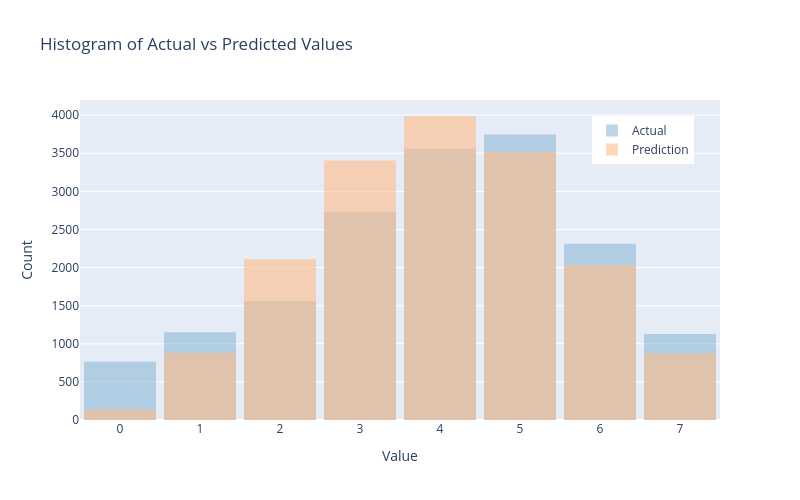

Notebook cell for this chart:
### Code cell
plot_hist_plotly(results_test['actual'], results_test['prediction'])

### Figure 1 — Plotly figure (JSON) as saved in the notebook; plotly's stock layout.template omitted (floating-point values rounded to 4 significant figures; data arrays with more than 128 entries replaced by an {"elided": "..."} marker saying what was removed)
{"data": [{"marker": {"color": "#8fbad8"}, "name": "Actual", "opacity": 0.6, "type": "histogram", "x": {"elided": "16953 int values"}, "xbins": {"end": 7.5, "size": 1, "start": -0.5}}, {"marker": {"color": "#febd89"}, "name": "Prediction", "opacity": 0.6, "type": "histogram", "x": {"elided": "16953 int values"}, "xbins": {"end": 7.5, "size": 1, "start": -0.5}}], "layout": {"bargap": 0.1, "barmode": "overlay", "height": 500, "legend": {"x": 0.8, "y": 0.95}, "title": {"text": "Histogram of Actual vs Predicted Values<br>"}, "width": 800, "xaxis": {"dtick": 1, "tick0": 0, "tickmode": "linear", "title": {"text": "Value"}}, "yaxis": {"title": {"text": "Count"}}}}
